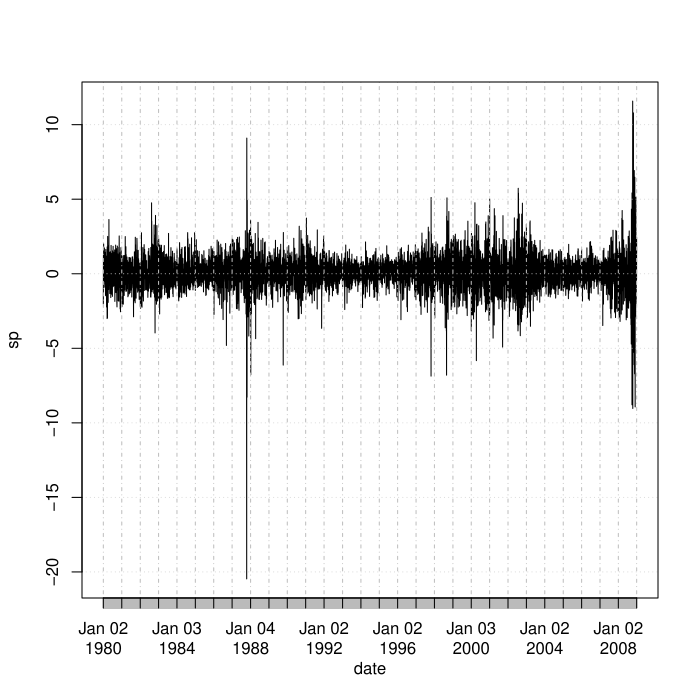

Write R code to recreate this figure.
#
# Copyright (c) 2015 by Yuchao Zhao, Xiaoye Meng.
#
# This program is free software: you can redistribute it and/or modify
# it under the terms of the GNU General Public License as published by
# the Free Software Foundation, either version 3 of the License, or
# (at your option) any later version.
#
# This program is distributed in the hope that it will be useful,
# but WITHOUT ANY WARRANTY; without even the implied warranty of
# MERCHANTABILITY or FITNESS FOR A PARTICULAR PURPOSE.  See the
# GNU General Public License for more details.
#
# You should have received a copy of the GNU General Public License
# along with this program.  If not, see <http://www.gnu.org/licenses/>.
#

require(xts)

da = read.table("data/d-ibm3dxwkdays8008.txt", header = T)
sp = da$sp * 100
plot(xts(sp, order.by = as.Date(paste(da$year, da$mom, da$day, sep = '-'))),
	type = 'l', main = '', xlab = 'date', ylab = 'sp')
M = da$M
T = da$T
W = da$W
R = da$R
F = da$F
m1 = lm(sp ~ 0 + M + T + W + R + F)
summary(m1)
Box.test(m1$residuals, lag = 12, type = 'Ljung')
acf(sp)
pacf(sp)
m2 = arima(sp, order = c(2, 0, 2), xreg = da[, 8:12], include.mean = F)
m2
m2 = arima(sp, order = c(2, 0, 2), xreg = da[, c(9, 10, 12)], include.mean = F,
	fixed = c(0, NA, 0, NA, NA, NA, NA))
m2
Box.test(m2$residuals, lag = 10, type = 'Ljung')
